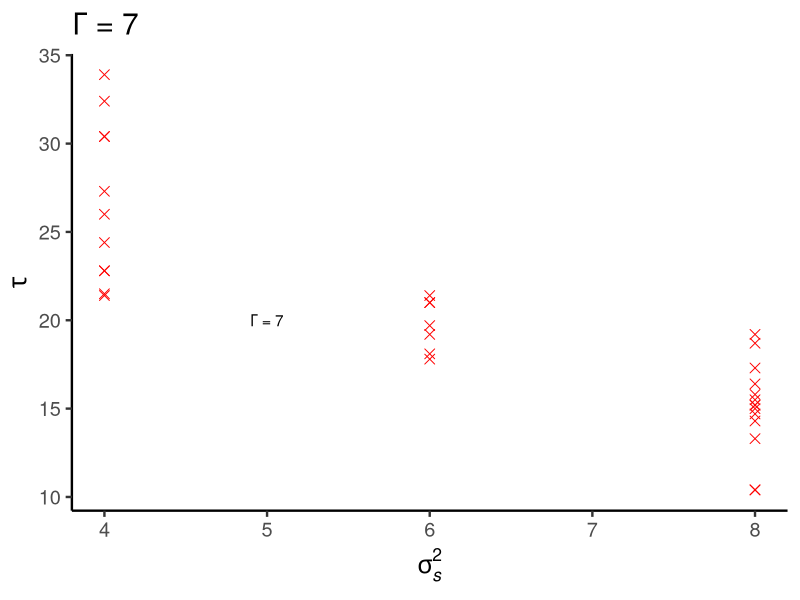
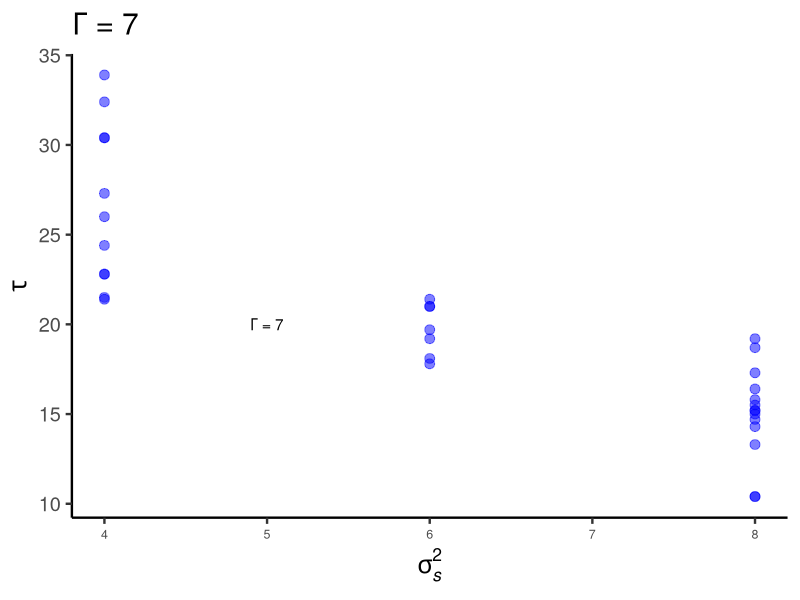
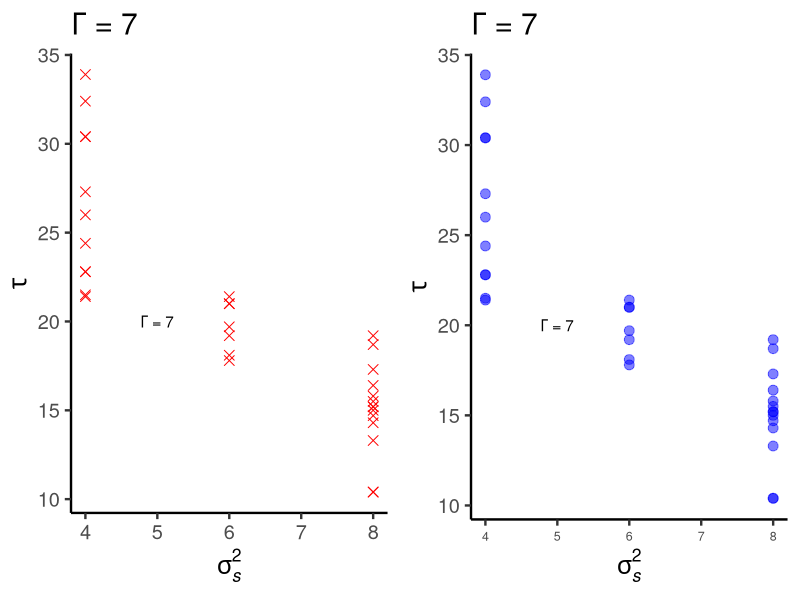
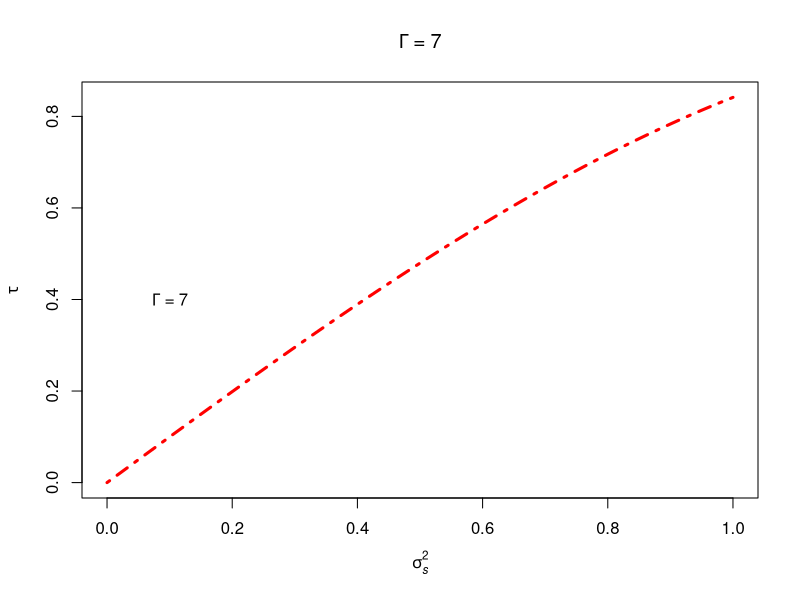
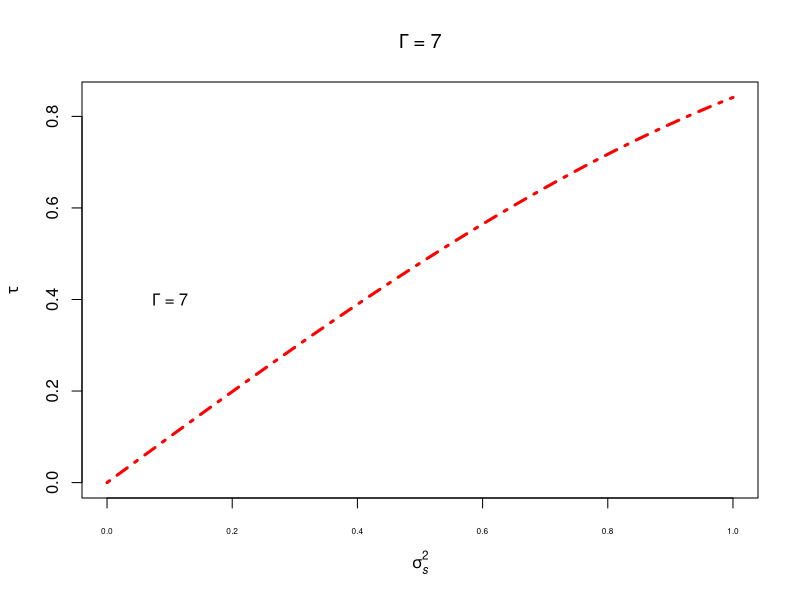
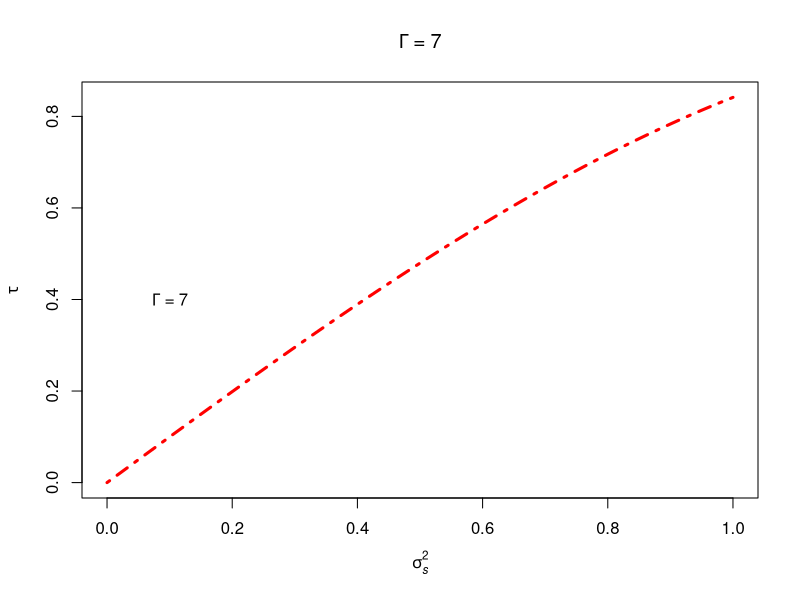
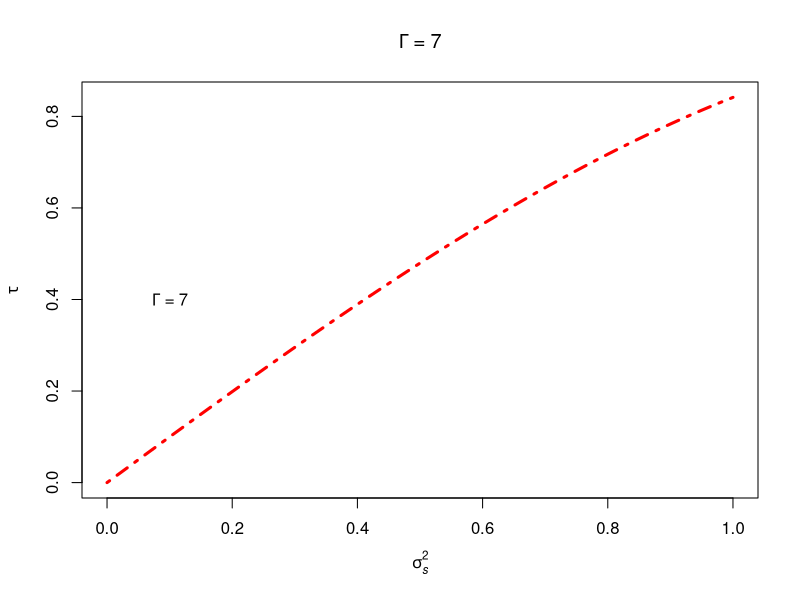
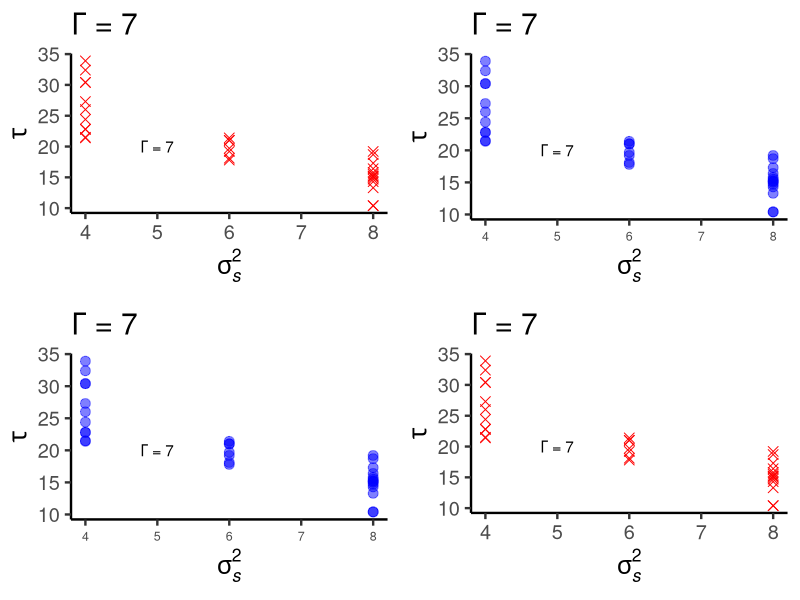

Reproduce these figures in R, in order.
## ---- chunk 1
knitr::opts_chunk$set(echo = TRUE)
## ---- chunk 2
var1 <- 7

#Run together.
pdf(file = "Plot1.pdf", pointsize = 18, width = 10, height = 10)
plot(sin, xlab=expression(sigma[italic("s")]^2), ylab = expression(tau), col="red", lty = 4, lwd = 3, main=bquote(Gamma~"="~.(var1)))
text(x=.1, y=.4, bquote(Gamma~"="~.(var1)))
dev.off()
## ---- chunk 3
#Run together.
tiff(file = "Plot1.tiff", pointsize = 18, width = 10, height = 10, res = 300, units = "in")
plot(sin, xlab=expression(sigma[italic("s")]^2), ylab = expression(tau), col="red", lty = 4, lwd = 3, main=bquote(Gamma~"="~.(var1)), xaxt="n")
text(x=.1, y=.4, bquote(Gamma~"="~.(var1)))
axis(1,cex.axis=0.5)
dev.off()
## ---- chunk 4
#Run together.
png(file = "Plot1.png", pointsize = 18, width = 10, height = 10, res = 72, units = "in")
plot(sin, xlab=expression(sigma[italic("s")]^2), ylab = expression(tau), col="red", lty = 4, lwd = 3, main=bquote(Gamma~"="~.(var1)))
text(x=.1, y=.4, bquote(Gamma~"="~.(var1)))
dev.off()
## ---- chunk 5
#Run together.
png(file = "Plot2.png", pointsize = 18, width = 10, height = 10, res = 300, units = "in")
plot(sin, xlab=expression(sigma[italic("s")]^2), ylab = expression(tau), col="red", lty = 4, lwd = 3, main=bquote(Gamma~"="~.(var1)))
text(x=.1, y=.4, bquote(Gamma~"="~.(var1)))
dev.off()
## ---- chunk 6
library(ggplot2)
library(ggpubr)

data(mtcars)
p <- ggplot(mtcars) +
  aes(x=cyl, y=mpg) +
  theme_classic(18) +
  geom_point(color="red", size=3, shape=4) +
  annotate("text", x=5, y=20, label = deparse(bquote(Gamma~"="~.(var1))), parse=T) +
  labs(title = bquote(Gamma~"="~.(var1)), x = expression(sigma[italic("s")]^2), y = expression(tau))
p
## ---- chunk 7
p2 <- ggplot(mtcars) +
  aes(x=cyl, y=mpg) +
  theme_classic(18) +
  geom_point(color="blue", size=3, alpha = 0.5) +
  annotate("text", x=5, y=20, label = deparse(bquote(Gamma~"="~.(var1))), parse=T) +
  labs(title = bquote(Gamma~"="~.(var1)), x = expression(sigma[italic("s")]^2), y = expression(tau)) +
  theme(axis.text.x = element_text(size = 9)) #Half size
p2
## ---- chunk 8
ggarrange(p, p2)
## ---- chunk 9
p3 <- ggarrange(p, p2, p2, p, ncol = 2, nrow = 2)
ggsave("ggplot.pdf", plot = p3, device = "pdf", width = 10, height = 10, units = "in")
ggsave("ggplot.tiff", plot = p3, device = "tiff", width = 10, height = 10, units = "in")
ggsave("ggplot72.png", plot = p3, device = "png", width = 10, height = 10, units = "in", dpi = 72)
ggsave("ggplot300.png", plot = p3, device = "png", width = 10, height = 10, units = "in", dpi = 300)
